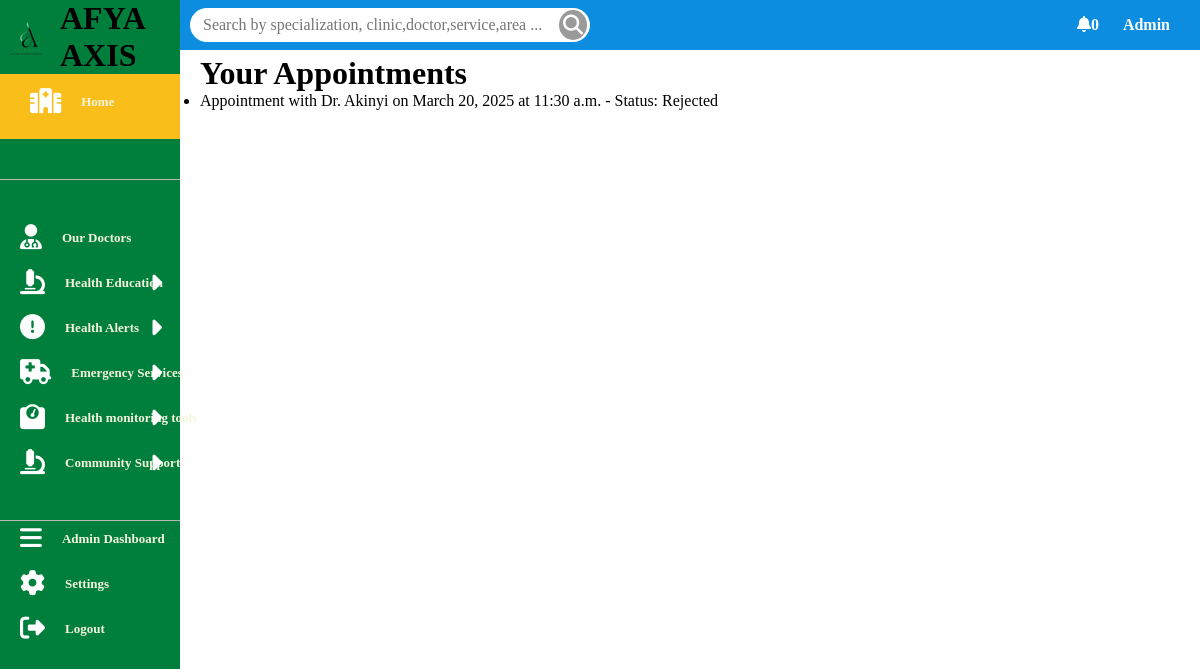
/appointments/user_list/ (signed in), run on the app's committed database.
### appointments/models.py (models this page shows, shortened)
class Appointment(models.Model):
    APPOINTMENT_TYPE_CHOICES = [
        ('virtual', 'Virtual'),
        ('physical', 'Physical'),
    ]
    APPOINTMENT_STATUS_CHOICES = [
        ('pending', 'Pending'),
        ('approved', 'Approved'),
        ('rejected', 'Rejected'),
        ('completed', 'Completed'),
    ]
    patient = models.ForeignKey(User, on_delete=models.CASCADE, related_name='appointments')
    doctor = models.ForeignKey(Doctor, on_delete=models.CASCADE, related_name='appointments')
    appointment_type = models.CharField(max_length=10, choices=APPOINTMENT_TYPE_CHOICES)
    appointment_date = models.DateField()
    appointment_time = models.TimeField()
    status = models.CharField(max_length=10, choices=APPOINTMENT_STATUS_CHOICES, default='pending')
    rejection_reason = models.TextField(blank=True, null=True)
    created_at = models.DateTimeField(auto_now_add=True)  # Add this line

### doctors/models.py (models this page shows, shortened)
class Doctor(models.Model):
    user = models.OneToOneField(User, on_delete=models.CASCADE, related_name='doctor_profile')
    first_name = models.CharField(max_length=100)
    last_name = models.CharField(max_length=100)
    email = models.EmailField(unique=True)
    phone_number = models.CharField(max_length=15, unique=True)
    clinic = models.ForeignKey('clinics.Clinic', on_delete=models.CASCADE, related_name="doctors")
    specialization = models.ForeignKey(Specialization, on_delete=models.CASCADE, related_name="doctors")
    bio = models.TextField(blank=True, null=True)
    profile_picture = models.ImageField(upload_to='doctor_profiles/', blank=True, null=True)
    facebook = models.URLField(blank=True, null=True)
    twitter = models.URLField(blank=True, null=True)
    linkedin = models.URLField(blank=True, null=True)
    instagram = models.URLField(blank=True, null=True)
    address = models.TextField()
    city = models.CharField(max_length=100)
    country = models.CharField(max_length=100,default='Kenya')
    postal_code = models.CharField(max_length=10,default='0000')
    state= models.CharField(max_length=100,default='Kisii')
    hire_date = models.DateField(null=True, blank=True)
    years_of_experience = models.IntegerField(null=True, blank=True)
    years_worked_at_afyaaxis = models.IntegerField(null=True, blank=True)
    availability = models.BooleanField(default=True)

### appointments/views.py (the view)
# urls.py: path('user_list/', views.user_appointment_list, name='user_appointment_list'),
@login_required
def user_appointment_list(request):
    appointments = request.user.appointments.all()
    return render(request, 'appointments/user_appointment_list.html', {'appointments': appointments})

### notifications/templatetags/notification_tags.py (called while the page is built)
@register.simple_tag(takes_context=True)
def user_unread_notifications_count(context):
    user = context['user']
    if user.is_authenticated:
        return Notification.objects.filter(user=user, is_read=False).count()
    return 0

### templates/appointments/user_appointment_list.html (shortened to what this page needs)
{% extends "base/layout.html" %}
{% block content %}
<h1>Your Appointments</h1>
<ul>
    {% for appointment in appointments %}
        <li>
            Appointment with Dr. {{ appointment.doctor.last_name }} on {{ appointment.appointment_date }} at {{ appointment.appointment_time }} - Status: {{ appointment.status }}
        </li>
    {% endfor %}
</ul>
{% endblock %}

### templates/components/navbar.html (shortened to what this page needs)
{% load notification_tags %}
<div class="maintop">
    <div class="search">
        <form action="{% url 'search'%}" method="GET">
            <input id="query" name="q" type="text" placeholder="Search by specialization, clinic,doctor,service,area ...">
            <button id="submit"><i class="fa-solid fa-magnifying-glass"></i></button>
        </form>
    </div>
    <div class="menus">
        {%if user.is_authenticated%}
        <div class="accounts">
            <a href="{% url 'user_notifications' %}"><i class="fa-solid fa-bell"></i><span>{% user_unread_notifications_count %}</span></a>
            <a href="{% url 'profile_view'%}">{{user.username}}</a>
        </div>
        {%else%}
        <div class="signs">
            <a href="{% url 'register' %}">Signup</a>
            <a href="{% url 'login' %}">Log in</a>
        </div>
        {%endif%}
    </div>
</div>

### static/css/main.css (style rules this page uses)
* { margin: 0; padding: 0; box-sizing: border-box; }
:root { --green:#007f3c; --blue:#0c8de0; --yellow:#f9be1a; }
body { width: 100%; }
.maintop { width: 85%; height: 50px; display: flex; align-items: center; justify-content: space-between; background-color: var(--blue); padding: 10px; gap: 10px; position: fixed; z-index: 10; }
.maintop .search { width: 40%; }
.search form { width: 100%; border-radius: 20px; display: flex; align-items: center; justify-content: space-between; position: relative; background-color: #ffffff; padding:0 3px; }
.search form input { width: 100%; padding:8px 10px; border-radius: 20px; border: none; color: #000000; font-family: 'Times New Roman', Times, serif; font-size: 16px; transition: .5s ease-in-out; }
.search form button { width: 30px; height: 30px; border: none; cursor: pointer; background-color: rgb(154, 154, 154); border-radius: 50%; }
.search form button i { color: #ffffff; font-size: 20px; }
.maintop .menus { width: 50%; padding: 10px; display: flex; align-items: center;justify-content: right; gap: 20px; z-index: 10; }
.menus a { text-decoration: none; text-transform: capitalize; font-weight: 900; color: #ffffff; padding: 7px 10px; border-radius: 5px; transition: .5s; }

### data on the page
Appointment: doctor.last_name "Akinyi", appointment_date "March 20, 2025", appointment_time "11:30 a.m.", status "Rejected"

### other printed values
{{ user.username }} "Admin"
